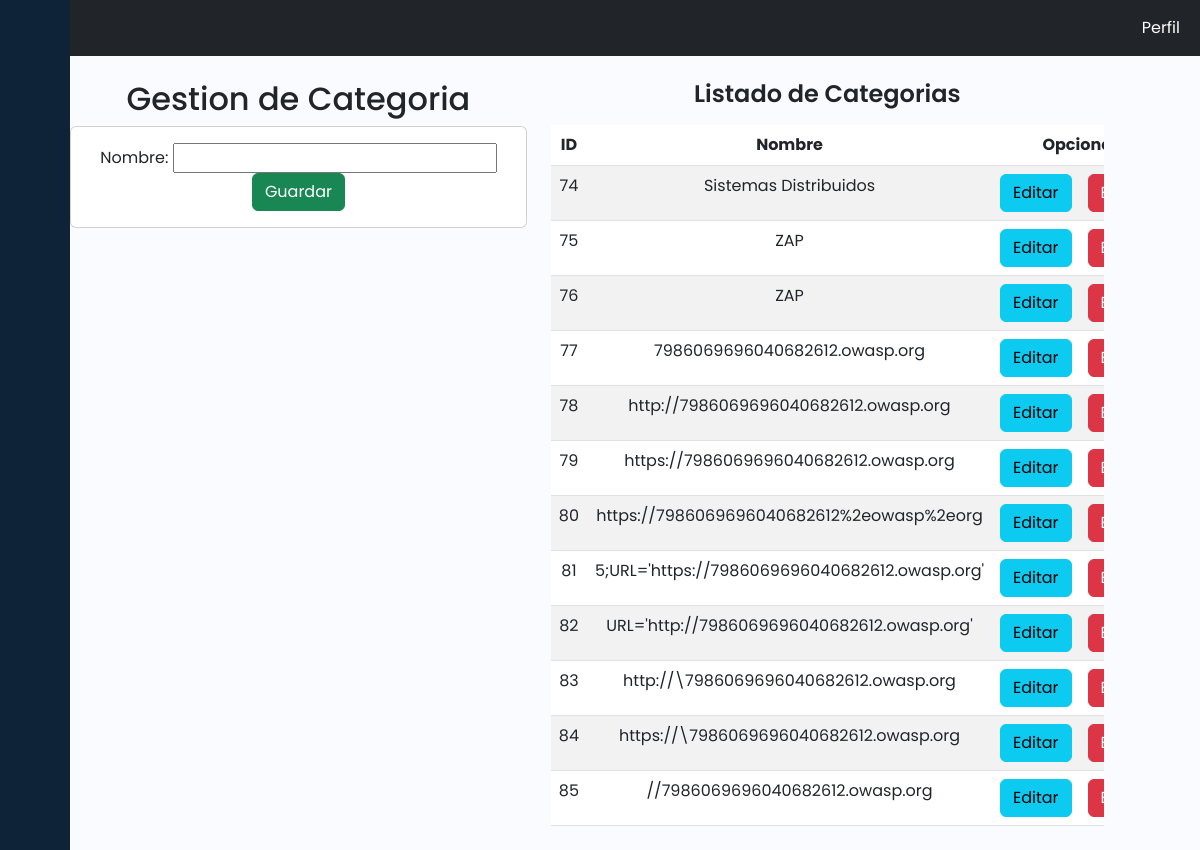
Page /agregarCategorias/ on the committed database.
### store/models.py (models this page shows, shortened)
class Category(models.Model):
    name = models.CharField(max_length=200)

### store/views.py (the view)
# urls.py: path('agregarCategorias/',views.agregarCategorias,name='agregarCategorias'),
def agregarCategorias(request):
    if request.method == 'POST':
        formulario = CategoryForm(request.POST, files=request.FILES)
        if formulario.is_valid():
            formulario.save()
            return redirect('agregarCategorias')
    else:
        formulario = CategoryForm()
    categorias = Category.objects.all()
    return render(request, 'store/categorias.html', {'form': formulario, 'categorias': categorias})

### store/forms.py
class CategoryForm(forms.ModelForm):
    class Meta:
        model = Category
        fields = '__all__'

### store/templates/store/categorias.html (shortened to what this page needs)
{% extends 'store/dashboard.html' %}
{% load static %}
{% block content %}
<br>
<div class="row">
    <div class="col-sm-12 col-md-6 col-lg-5 col-xl-5">
        <h2>Gestion de Categoria</h2>
        <div class="card">
            <div class="card-body">
                <form action="" method="POST">
                    <div class="form-group">
                        <label for="{{ form.name.id_for_label }}">Nombre:</label>
                        {{ form.name }}
                    </div>
                    <div class="form-group">
                        <button type="submit" class="btn btn-success btn-block text-white">Guardar</button>
                    </div>
                </form>
            </div>
        </div>
    </div>
    <div class="col-sm-12 col-md-6 col-lg-6 col-xl-6">
        <h1>Listado de Categorias</h1>
        <div class="table-responsive py-2">
            <table class="table table-striped">
                <thead>
                    <tr>
                        <th>ID</th>
                        <th>Nombre</th>
                        <th colspan="2">Opciones</th>
                    </tr>
                </thead>
                <tbody>
                    {% for categoria in categorias %}
                    <tr>
                        <td>{{ categoria.id }}</td>
                        <td>{{ categoria.name }}</td>
                        <td><a href="#" class="btn btn-info">Editar</a></td>
                        <td><a href="#" class="btn btn-danger">Borrar</a></td>
                    </tr>
                    {% endfor %}
                </tbody>
            </table>
        </div>
    </div>
</div>
{% endblock %}

### static/css/dashboard2.css (style rules this page uses)
a { text-decoration: none; }
h1 { font-weight: 600; font-size: 1.5rem; }
body { font-family: 'Poppins', sans-serif; }

### rows in the picture
Category: id "74", name "Sistemas Distribuidos"
Category: id "75", name "ZAP"
Category: id "76", name "ZAP"
Category: id "77", name "7986069696040682612.owasp.org"
Category: id "78", name "http://7986069696040682612.owasp.org"
Category: id "79", name "https://7986069696040682612.owasp.org"
Category: id "80", name "https://7986069696040682612%2eowasp%2eorg"
Category: id "81", name "5;URL='https://7986069696040682612.owasp.org'"
Category: id "82", name "URL='http://7986069696040682612.owasp.org'"
Category: id "83", name "http://\\7986069696040682612.owasp.org"
Category: id "84", name "https://\\7986069696040682612.owasp.org"
Category: id "85", name "//7986069696040682612.owasp.org"
